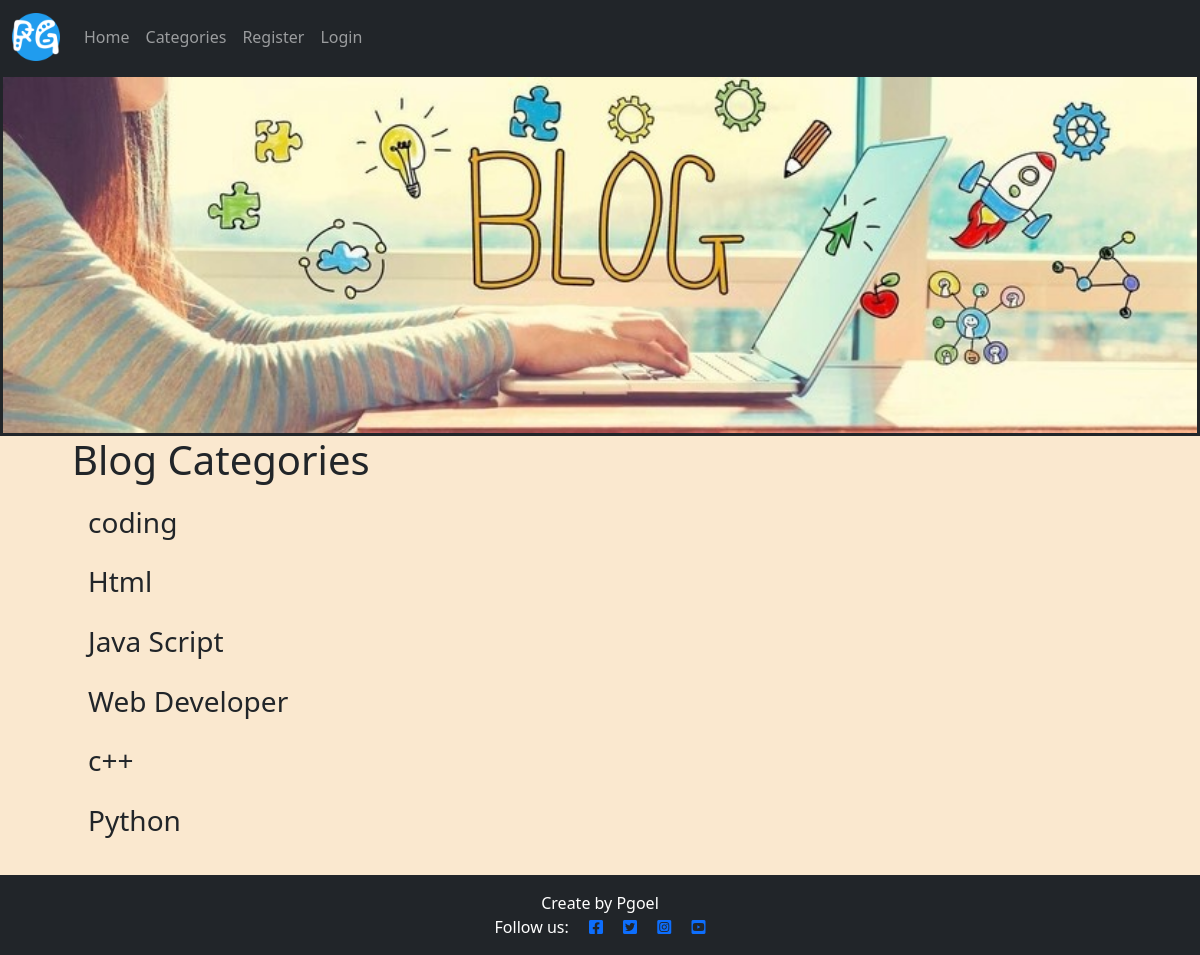
The app's page /category-list/, older data.
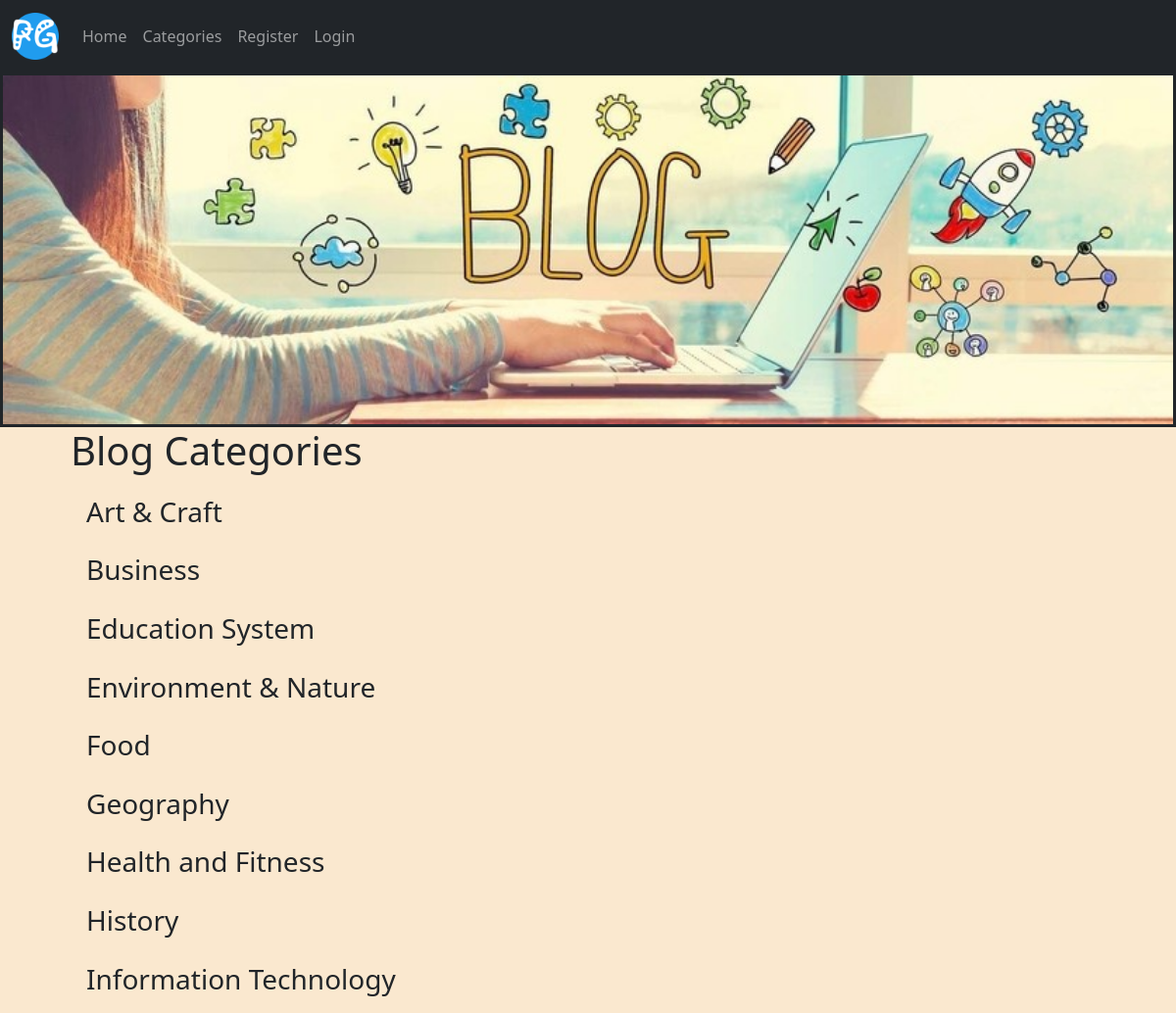
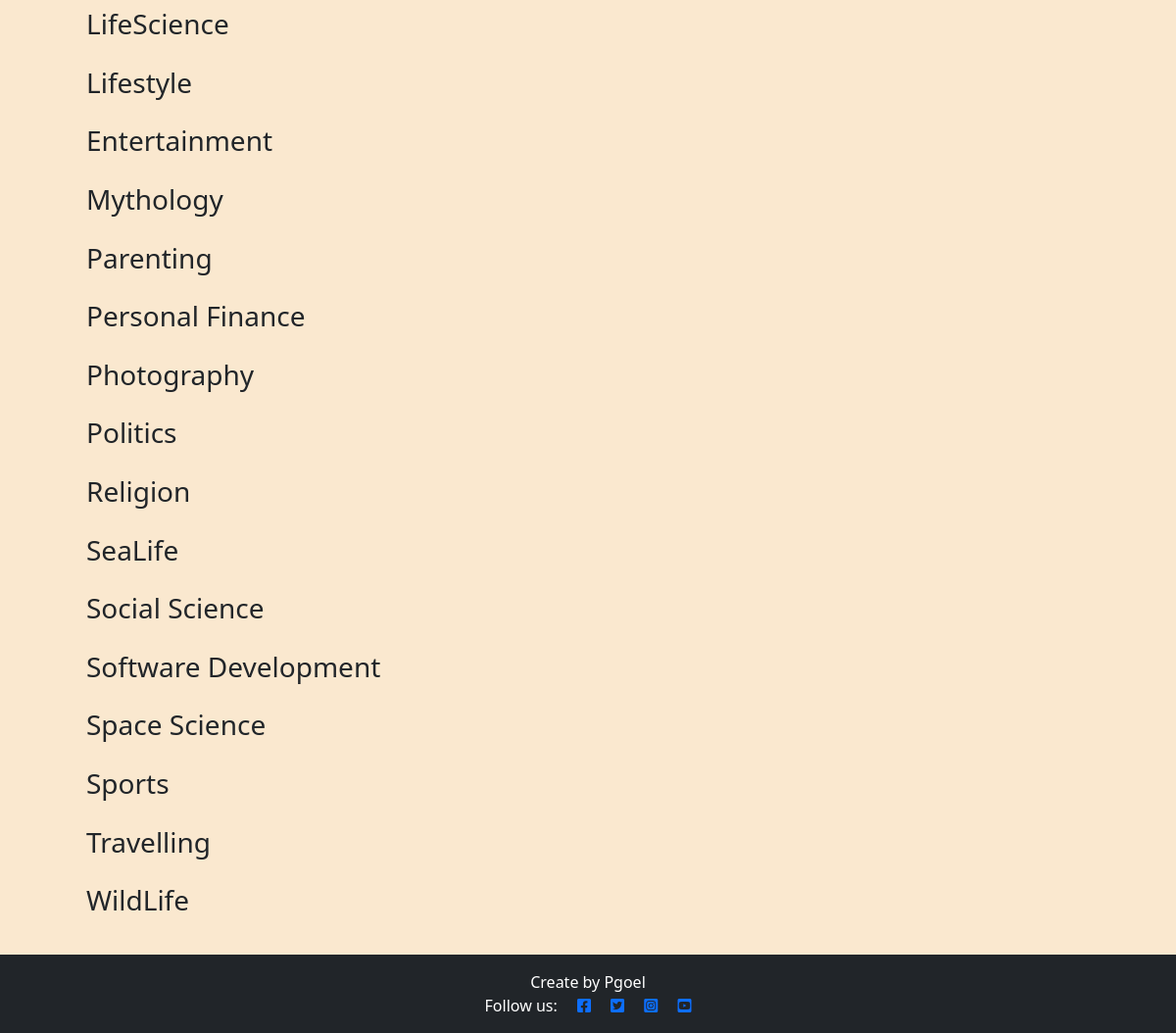
The same page, newer data (2 pictures, top to bottom).
### blogapp/models.py (models this page shows, shortened)
class Category(models.Model):
    name = models.CharField(max_length=255, unique=True)
    def __str__(self):
        return self.name

### blogapp/views.py (the view)
# urls.py: path('category-list/',CategoryListView, name='category'),
def CategoryListView(request):
    cat_menu_list = Category.objects.all()
    return render(request, 'category.html',{'cat_menu_list': cat_menu_list})

### templates/category.html (shortened to what this page needs)
{% extends 'base.html' %}
{% block content %}
    <h1>Blog Categories</h1>
        {% for item in cat_menu_list %}
            <h3><a class="dropdown-item" href="{% url 'category' item %}">{{ item }}</a></h3>
        {% endfor %}
        <br>
        <br>
        <br>
{% endblock %}

### templates/base.html (shortened to what this page needs)
{% load static %}
<!DOCTYPE html>
<html class="h-100">
<head>
      <link rel="stylesheet" href="https://cdnjs.cloudflare.com/ajax/libs/font-awesome/5.15.3/css/all.min.css">
      <link href="https://cdn.jsdelivr.net/npm/bootstrap@5.0.1/dist/css/bootstrap.min.css" rel="stylesheet"
>
      <link href="https://cdn.jsdelivr.net/npm/summernote@0.8.18/dist/summernote.min.css" rel="stylesheet">
      <link rel="stylesheet" href="{% static 'css/style.css' %}">
</head>
<body>
    <nav class="navbar navbar-expand-lg navbar-dark bg-dark">
      <div class="container-fluid">
        <a class="navbar-brand" href="{% url 'home' %}"><img src="{% static 'images/favicon.ico' %}"></a>
          <div class="collapse navbar-collapse" id="navbarText">
            <ul class="navbar-nav mr-auto">
              <a class="nav-link" aria-current="page" href="{% url 'home' %}">Home</a>
              <li class="nav-item">
                <a class="nav-link" href="{% url 'category' %}">Categories</a>
              </li>
              {% if user.is_authenticated %}
                <li class="nav-item">
                  <a class="nav-link" href="{% url 'add_post' %}">Add Blog</a>
                </li>
              {% else %}
                <li class="nav-item">
                  <a class="nav-link" href="{% url 'register' %}">Register</a>
                </li>
                <li class="nav-item">
                  <a class="nav-link" href="{% url 'login' %}">Login</a>
                </li>
              {% endif %}
            </ul>
          </div>
      </div>
    </nav>
    <div class="d-flex align-items-center justify-content-center border-dark border border-3">
        <img src="{% static 'images/blog1.jpg' %}" width="100%" height="50%" alt="blog image">
    </div>
    <div class="container">
          {% block content %}
          {% endblock %}
    </div>
    <footer class="footer mt-auto py-3 bg-dark">
        <p class="m-0 text-center text-white">Create by Pgoel</p>
          <p class="m-0 text-center text-white">Follow us:
              <a href="https://www.facebook.com/" class="facebook" target="_blank"> <i class="fab fa-facebook-square ms-3"></i></a>
              <a href="https://twitter.com/" class="twitter" target="_blank"><i class="fab fa-twitter-square ms-3"></i></a>
              <a href="https://www.instagram.com/" class="instagram" target="_blank"><i class="fab fa-instagram-square ms-3"></i></a>
              <a href="https://www.youtube.com/" class="youtube" target="_blank"><i class="fab fa-youtube-square ms-3"></i></a></p>
    </footer>
</body>
</html>

### static/css/style.css (style rules this page uses)
body { background-color: rgb(250, 232, 207); }
.footer { position: fixed; left: 0; bottom: 0; width: 100%; text-align: center; color: rgb(0, 0, 0); }
.container { display: grid; gap: 10px; width: 90vw; }

Row changes from the older to the newer data that the page shows:
changed Category: name "coding" → "Art & Craft"
changed Category: name "Html" → "Business"
changed Category: name "Java Script" → "Education System"
changed Category: name "Web Developer" → "Environment & Nature"
changed Category: name "c++" → "Food"
changed Category: name "Python" → "Geography"
added Category: name "Health and Fitness"
added Category: name "History"
added Category: name "Information Technology"
added Category: name "LifeScience"
added Category: name "Lifestyle"
added Category: name "Entertainment"
added Category: name "Mythology"
added Category: name "Parenting"
added Category: name "Personal Finance"
added Category: name "Photography"
added Category: name "Politics"
added Category: name "Religion"
added Category: name "SeaLife"
added Category: name "Social Science"
added Category: name "Software Development"
added Category: name "Space Science"
added Category: name "Sports"
added Category: name "Travelling"
added Category: name "WildLife"
